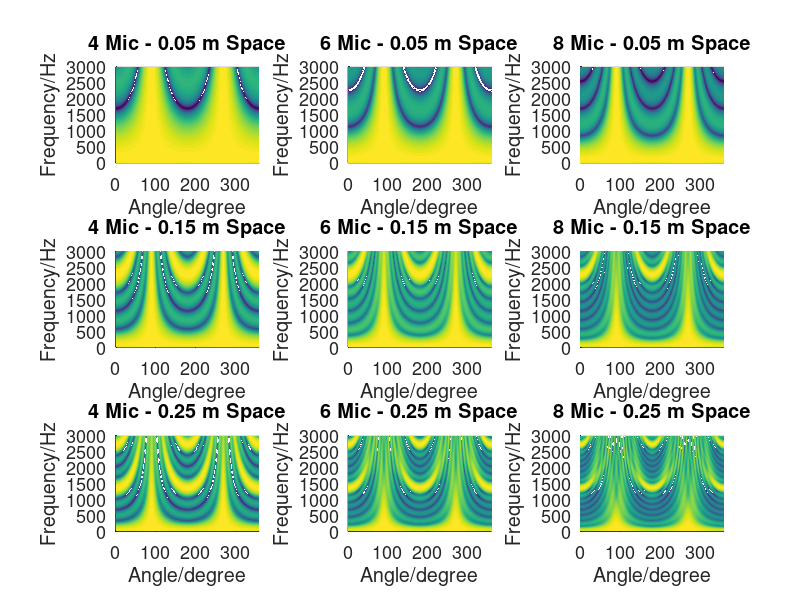

Recreate this plot in MATLAB.
set(0,'DefaultAxesFontSize',13)
source_frequency = 0:10:3000;
source_angle = 0:2:360; 
figure;

load('DSB_MultiFreq_gain_6-0.05-90.mat');
subplot(332);surf(source_angle,source_frequency,10*log10(final_out_gain))
view(0,90) 
xlim([0 360]);
shading interp	%remove grid
xlabel('Angle/degree'); 
ylabel('Frequency/Hz') 
title('6 Mic - 0.05 m Space')

load('DSB_MultiFreq_gain_6-0.15-90.mat');
subplot(335);surf(source_angle,source_frequency,10*log10(final_out_gain))
view(0,90) 
xlim([0 360]);
shading interp	%remove grid
xlabel('Angle/degree'); 
ylabel('Frequency/Hz') 
title('6 Mic - 0.15 m Space')


load('DSB_MultiFreq_gain_6-0.25-90.mat');
subplot(338);surf(source_angle,source_frequency,10*log10(final_out_gain))
view(0,90) 
xlim([0 360]);
shading interp	%remove grid
xlabel('Angle/degree'); 
ylabel('Frequency/Hz') 
title('6 Mic - 0.25 m Space')

% -------------------------------------------------------------------------
load('DSB_MultiFreq_gain_4-0.05-90.mat');
subplot(331);surf(source_angle,source_frequency,10*log10(final_out_gain))
view(0,90) 
xlim([0 360]);
shading interp	%remove grid
xlabel('Angle/degree'); 
ylabel('Frequency/Hz') 
title('4 Mic - 0.05 m Space')

load('DSB_MultiFreq_gain_4-0.15-90.mat');
subplot(334);surf(source_angle,source_frequency,10*log10(final_out_gain))
view(0,90) 
xlim([0 360]);
shading interp	%remove grid
xlabel('Angle/degree'); 
ylabel('Frequency/Hz') 
title('4 Mic - 0.15 m Space')


load('DSB_MultiFreq_gain_4-0.25-90.mat');
subplot(337);surf(source_angle,source_frequency,10*log10(final_out_gain))
view(0,90) 
xlim([0 360]);
shading interp	%remove grid
xlabel('Angle/degree'); 
ylabel('Frequency/Hz') 
title('4 Mic - 0.25 m Space')
% -------------------------------------------------------------------------
load('DSB_MultiFreq_gain_8-0.05-90.mat');
subplot(333);surf(source_angle,source_frequency,10*log10(final_out_gain))
view(0,90) 
xlim([0 360]);
shading interp	%remove grid
xlabel('Angle/degree'); 
ylabel('Frequency/Hz') 
title('8 Mic - 0.05 m Space')

load('DSB_MultiFreq_gain_8-0.15-90.mat');
subplot(336);surf(source_angle,source_frequency,10*log10(final_out_gain))
view(0,90) 
xlim([0 360]);
shading interp	%remove grid
xlabel('Angle/degree'); 
ylabel('Frequency/Hz') 
title('8 Mic - 0.15 m Space')


load('DSB_MultiFreq_gain_8-0.25-90.mat');
subplot(339);surf(source_angle,source_frequency,10*log10(final_out_gain))
view(0,90) 
xlim([0 360]);
shading interp	%remove grid
xlabel('Angle/degree'); 
ylabel('Frequency/Hz') 
title('8 Mic - 0.25 m Space')


% colorbar; 
% title(colorbar,'Output Gain/dB')